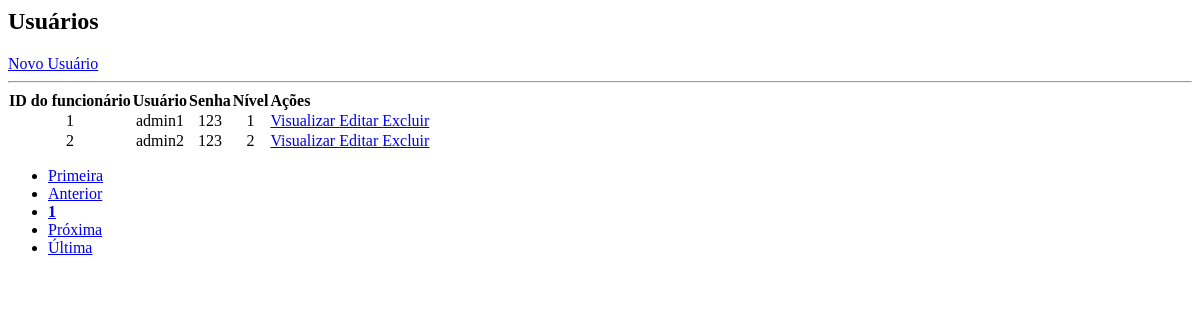
The page /static/contents/usuário/lista_usu.php on the database as committed earlier.
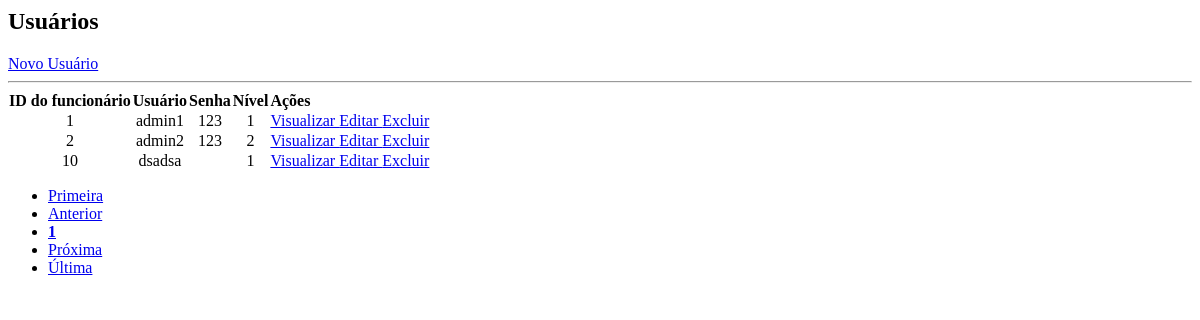
The same page on the database as committed later.
### tables this page shows
CREATE TABLE IF NOT EXISTS `usuarios` (
  `id_func` int(11) NOT NULL,
  `usuario` varchar(25) DEFAULT NULL,
  `senha` varchar(40) DEFAULT NULL,
  `nivel` int(1) unsigned DEFAULT 1,
  `foto` varchar(500) NOT NULL DEFAULT '',
  PRIMARY KEY (`id_func`) USING BTREE,
  UNIQUE KEY `usuario` (`usuario`) USING BTREE,
  KEY `nivel` (`nivel`) USING BTREE,
  CONSTRAINT `FK_usuarios_funcionario` FOREIGN KEY (`id_func`) REFERENCES `funcionario` (`id_func`) ON DELETE CASCADE ON UPDATE CASCADE
);

### static/contents/usuário/lista_usu.php (the view, shortened to what this page needs)
<div class="container-fluid">
	<div id="top" class="row">
		<div class="col-md-11">
			<h2>Usuários</h2>
		</div>
		<div class="col-md-1">
			<a href="?page=addusu" class="btn btn-primary pull-right h2">Novo Usuário</a>
		</div>
	</div>
	<hr/>
	<?php
	$data = mysqli_query($con, "select * from usuarios ORDER BY id_func ASC") or die(mysqli_error());
	?>
	<div id="bloco-list-pag">
		<div id="list" class="row">
			<div class="table-responsive col-md-12">
				<?php
					$quantidade = 5;
					$pagina = (isset($_GET['pagina'])) ? (int)$_GET['pagina'] : 1;
					echo "<table class='table table-striped' cellspacing='0' cellpading='0'>";
					echo "<thead><tr>";
					echo "<td class='centro'><strong>ID do funcionário</strong></td>";
					echo "<td class='centro'><strong>Usuário</strong></td>";
					echo "<td class='centro'><strong>Senha</strong></td>";
					echo "<td class='centro'><strong>Nível</strong></td>";
					echo "<td class='actions d-flex justify-content-center'><strong>Ações</strong></td>";
					echo "</tr></thead><tbody>";
					while($info = mysqli_fetch_array($data)){
						echo "<tr>";
						echo "<td class='centro'>".$info['id_func']."</td>";
						echo "<td class='centro'>".$info['usuario']."</td>";
						echo "<td class='centro'>".$info['senha']." </td>";
						echo "<td class='centro'>".$info['nivel']." </td>";
						echo "<td class='actions btn-group-sm d-flex justify-content-center'>";
						echo "<a class='btn btn-success btn-xs' href=?page=view_usu&id_func=".$info['id_func']."> Visualizar </a>";
						echo "<a class='btn btn-warning btn-xs' href=?page=edit_usu&id_func=".$info['id_func']."> Editar </a>";
						echo "<a href=?page=excluir_usu&id_func=".$info['id_func']." class='btn btn-danger btn-xs'> Excluir </a></td>";
					}
				echo "</tr></tbody></table>";
			?>
		</div>
	</div>
	<div id="bottom" class="row">
			<div class="col-md-12">
				<?php
					$sqlTotal 		= "select id_func from usuarios;";
					$qrTotal  		= mysqli_query($con, $sqlTotal) or die (mysqli_error());
					$numTotal 		= mysqli_num_rows($qrTotal);
					$totalpagina = (ceil($numTotal/$quantidade)<=0) ? 1 : ceil($numTotal/$quantidade);
					$anterior = (($pagina-1) <= 0) ? 1 : $pagina - 1;
					$posterior = (($pagina+1) >= $totalpagina) ? $totalpagina : $pagina+1;
					echo "<ul class='pagination'>";
					echo "<li class='page-item'><a class='page-link' href='?page=lista_usu&pagina=1'> Primeira</a></li> ";
					echo "<li class='page-item'><a class='page-link' href=\"?page=lista_usu&pagina=$anterior\"> Anterior</a></li> ";
					echo "<li class='page-item'><a class='page-link' href='?page=lista_usu&pagina=".$pagina."'><strong>".$pagina."</strong></a></li> ";
					echo "<li class='page-item'><a class='page-link' href=\"?page=lista_usu&pagina=$posterior\"> Pr&oacute;xima</a></li> ";
					echo "<li class='page-item'><a class='page-link' href=\"?page=lista_usu&pagina=$totalpagina\"> &Uacute;ltima</a></li></ul>";
				?>
			</div>
		</div>
	</div>
</div>

Rows that differ between the two databases and show on the page:
added usuarios: id_func "10", usuario "dsadsa", nivel "1"
